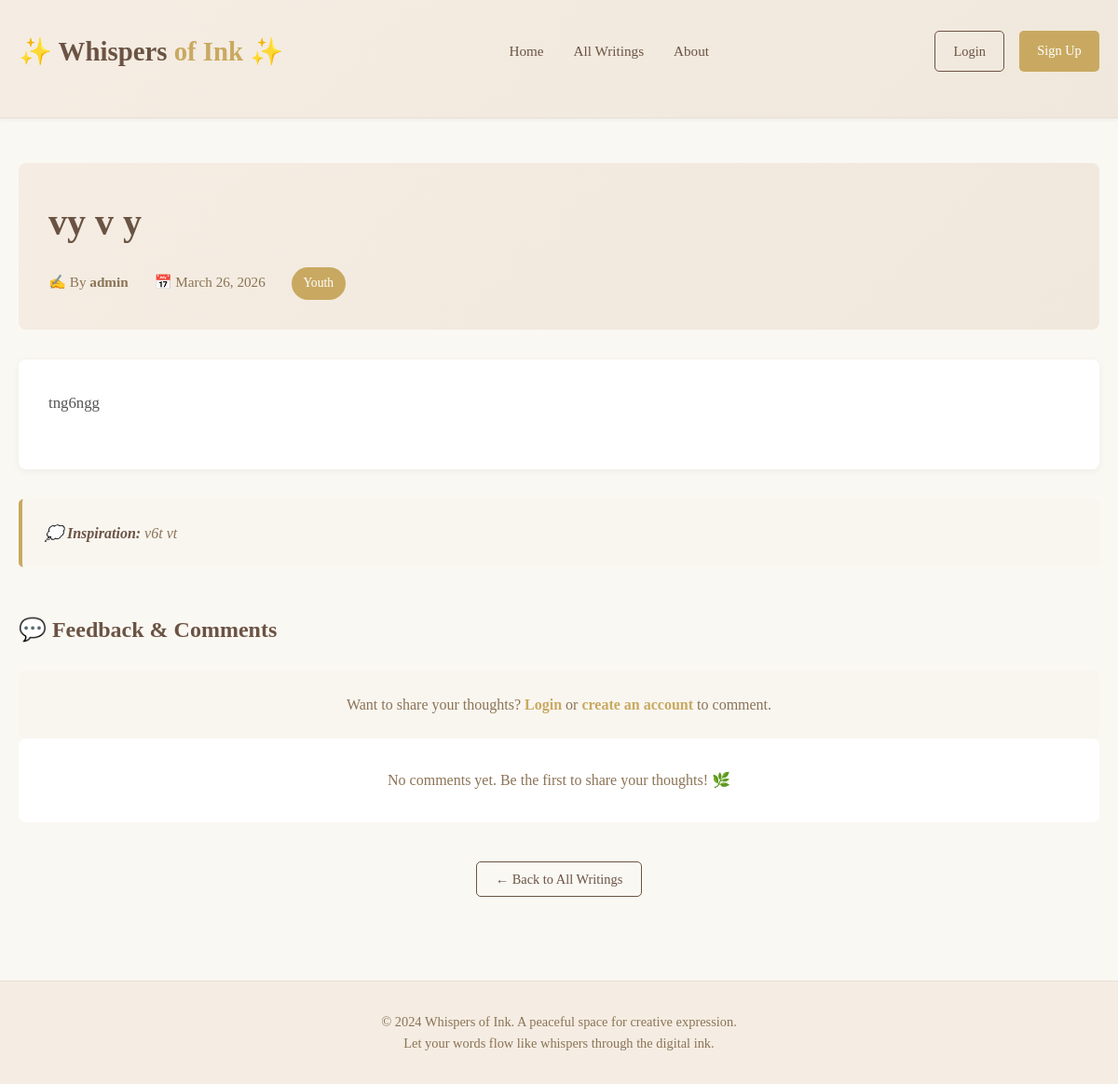
The app's page /writings/post/1/ with its own data.
### mysite/writings/models.py (models this page shows, shortened)
class Post(models.Model):
    title = models.CharField(max_length=200)
    content = models.TextField()
    author = models.ForeignKey(User, on_delete=models.CASCADE, related_name='posts')
    category = models.ForeignKey(Category, on_delete=models.SET_NULL, null=True, related_name='posts')
    inspiration_note = models.TextField(blank=True, null=True, help_text="Optional note about inspiration")
    created_at = models.DateTimeField(auto_now_add=True)
    updated_at = models.DateTimeField(auto_now=True)
    class Meta:
        ordering = ['-created_at']

class Category(models.Model):
    name = models.CharField(max_length=50, unique=True)
    slug = models.SlugField(unique=True)
    description = models.TextField(blank=True)
    class Meta:
        verbose_name_plural = "Categories"

### mysite/writings/views.py (the view)
# urls.py: path('post/<int:pk>/', views.post_detail, name='post_detail'),
def post_detail(request, pk):
    post = get_object_or_404(Post, pk=pk)
    comments = post.comments.all()
    if request.method == 'POST' and request.user.is_authenticated:
        comment_form = CommentForm(request.POST)
        if comment_form.is_valid():
            comment = comment_form.save(commit=False)
            comment.post = post
            comment.author = request.user
            comment.save()
            messages.success(request, 'Your comment has been posted!')
            return redirect('post_detail', pk=post.pk)
    else:
        comment_form = CommentForm()
    context = {
        'post': post,
        'comments': comments,
        'comment_form': comment_form,
        'can_edit': request.user == post.author,
        'can_delete': request.user == post.author,
    }
    return render(request, 'writings/post_detail.html', context)

### mysite/templates/writings/post_detail.html (shortened to what this page needs)
{% extends 'base.html' %}
{% block content %}
<article>
    <div class="post-header">
        <h1 class="post-title">{{ post.title }}</h1>
        <div class="post-meta">
            <span class="post-meta-item">✍️ By <strong>{{ post.author.username }}</strong></span>
            <span class="post-meta-item">📅 {{ post.created_at|date:"F d, Y" }}</span>
            {% if post.category %}
                <span class="post-category">{{ post.category.name }}</span>
            {% endif %}
        </div>
    </div>
    <div class="post-content">
        {{ post.content|linebreaks }}
    </div>
    {% if post.inspiration_note %}
        <div class="inspiration-note">
            <strong>💭 Inspiration:</strong> {{ post.inspiration_note }}
        </div>
    {% endif %}
</article>
<section class="comments-section">
    <h2 class="comments-title">💬 Feedback & Comments</h2>
    {% if user.is_authenticated %}
        <div class="comment-form">
            <h3>Share Your Thoughts</h3>
            <form method="post">
                {% csrf_token %}
                <textarea name="content" placeholder="Share your thoughts or feedback..." required></textarea>
                <button type="submit" class="btn btn-primary submit-comment-btn">Post Comment</button>
            </form>
        </div>
    {% else %}
        <div class="login-prompt">
            <p>Want to share your thoughts? <a href="{% url 'login' %}">Login</a> or <a href="{% url 'register' %}">create an account</a> to comment.</p>
        </div>
    {% endif %}
    {% if comments %}
        <div class="comments-list">
            {% for comment in comments %}
                <div class="comment">
                    <div class="comment-author">{{ comment.author.username }}</div>
                    <div class="comment-date">{{ comment.created_at|date:"F d, Y \a\t g:i A" }}</div>
                    <div class="comment-content">{{ comment.content|linebreaks }}</div>
                </div>
            {% endfor %}
        </div>
    {% else %}
        <div class="no-comments">
            <p>No comments yet. Be the first to share your thoughts! 🌿</p>
        </div>
    {% endif %}
</section>
<div style="text-align: center; margin-top: 3rem;">
    <a href="{% url 'writings_list' %}" class="btn btn-secondary">← Back to All Writings</a>
</div>
{% endblock %}

### mysite/templates/base.html (style rules this page uses)
* { margin: 0; padding: 0; box-sizing: border-box; }
body { font-family: 'Georgia', serif; background-color: #faf8f3; color: #4a4a4a; line-height: 1.6; }
.btn { padding: 0.6rem 1.2rem; border: none; border-radius: 5px; text-decoration: none; cursor: pointer; font-family: inherit; transition: all 0.3s; font-size: 0.9rem; }
.btn-secondary { background-color: transparent; color: #6b5344; border: 1px solid #6b5344; }
h1, h2, h3 { color: #6b5344; margin: 1.5rem 0 1rem 0; }
h1 { font-size: 2.5rem; }
h2 { font-size: 2rem; }

### mysite/templates/writings/post_detail.html (style rules this page uses)
.post-header { background: linear-gradient(135deg, #f5ede3 0%, #f0e8dc 100%); padding: 2rem; border-radius: 8px; margin-bottom: 2rem; }
.post-title { margin: 0 0 1rem 0; color: #6b5344; }
.post-meta { color: #8b7355; font-size: 0.95rem; }
.post-meta-item { display: inline-block; margin-right: 1.5rem; }
.post-category { display: inline-block; background-color: #c9a961; color: white; padding: 0.4rem 0.8rem; border-radius: 20px; font-size: 0.85rem; }
.post-content { background: white; padding: 2rem; border-radius: 8px; line-height: 1.8; margin-bottom: 2rem; box-shadow: 0 2px 8px rgba(0, 0, 0, 0.05); font-size: 1.05rem; color: #555; }
.post-content p { margin-bottom: 1.5rem; text-align: justify; }
.inspiration-note { background: #f9f6f0; padding: 1.5rem; border-left: 4px solid #c9a961; margin: 2rem 0; border-radius: 5px; font-style: italic; color: #8b7355; }
.inspiration-note strong { color: #6b5344; }
.comments-section { margin-top: 3rem; }
.comments-title { font-size: 1.5rem; color: #6b5344; margin-bottom: 1.5rem; }
.no-comments { text-align: center; padding: 2rem; background: white; border-radius: 8px; color: #8b7355; }
.login-prompt { background: #f9f6f0; padding: 1.5rem; border-radius: 8px; text-align: center; color: #8b7355; }
.login-prompt a { color: #c9a961; text-decoration: none; font-weight: bold; }

### records on screen
Post: title "vy v y", author.username "admin", created_at "March 26, 2026", category.name "Youth", content "tng6ngg", inspiration_note "v6t vt"
